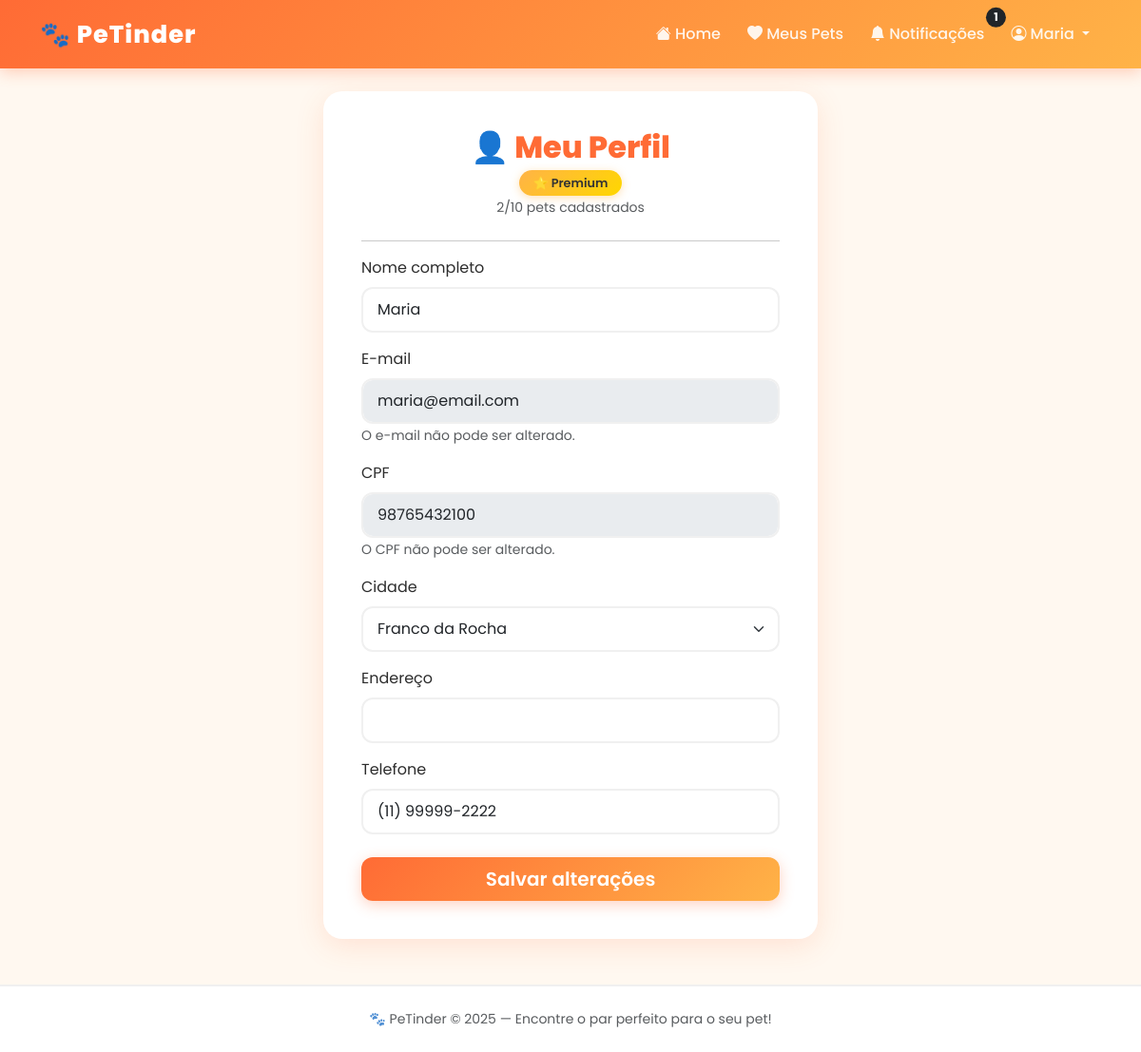
Screenshot of /perfil (signed in) with the database file from the repository.
### app/models/usuario.py (models this page shows, shortened)
class Usuario(UserMixin, db.Model):
    __tablename__ = 'usuario' # Diz ao SQL qual a tabela do banco esse modelo representa
    id = db.Column(db.Integer, primary_key=True)
    nome = db.Column(db.String(40), nullable=False)
    email = db.Column(db.String(30), unique=True, nullable=False)
    cpf = db.Column(db.String(11), nullable=False)
    endereco = db.Column(db.String(100))
    id_cidade = db.Column(db.Integer, db.ForeignKey('cidade.id'), nullable=False) # Chave estrangeira
    senha = db.Column(db.String(255), nullable=False)
    plano = db.Column(db.String(10), default='free')
    telefone = db.Column(db.String(20))
    animais = db.relationship('Animal', backref='dono', lazy=True)
    notificacoes = db.relationship('Notificacao', backref='usuario', lazy=True)
    @login_manager.user_loader # Avisa o FlaskLogin que essa a função abaixo é responsável por carregar usuários (decorador)
    def load_user(user_id): # Recebe o user_id salvo no cookie do navegador
        return Usuario.query.get(int(user_id)) # Verifica o usuário no banco pelo ID e devolve ele

### app/models/cidade.py (models this page shows, shortened)
class Cidade(db.Model):
    __tablename__ = 'cidade'
    id = db.Column(db.Integer, primary_key=True)
    nome = db.Column(db.String(60), nullable=False)
    id_estado = db.Column(db.Integer, db.ForeignKey('estado.id'), nullable=False)
    estado = db.relationship('Estado', backref='cidades', lazy=True)

### app/routes/main.py (the view, shortened to what this page needs)
@main.route('/perfil', methods=['GET', 'POST']) # GET: vizualizar, POST: salvar alterações
@login_required
def perfil():
    from app.models.cidade import Cidade
    cidades = Cidade.query.all() # Busca todas as cidades pro select do formulário de edição do perfil
    return render_template('perfil.html', cidades=cidades) # Se for só GET, só renderiza o perfil.html

### app/templates/perfil.html (shortened to what this page needs)
{% extends 'base.html' %}
{% block content %}
<div class="row justify-content-center">
    <div class="col-lg-8">
        <div class="form-container">
            <h2 class="text-center">👤 Meu Perfil</h2>
            <div class="text-center mb-4">
                {% if current_user.plano == 'free' %}
                    <span class="badge-plano-free">Plano Free</span>
                    <br>
                    <small class="text-muted mt-1 d-block">
                        {{ current_user.animais|length }}/1 pet cadastrado
                    </small>
                    <a href="{{ url_for('main.premium') }}" class="btn btn-warning btn-sm mt-2">
                        ⭐ Fazer upgrade para Premium
                    </a>
                {% else %}
                    <span class="badge-plano-premium">⭐ Premium</span>
                    <br>
                    <small class="text-muted mt-1 d-block">
                        {{ current_user.animais|length }}/10 pets cadastrados
                    </small>
                {% endif %}
            </div>
            <hr>
            <form method="POST" action="{{ url_for('main.perfil') }}">
                <div class="mb-3">
                    <label class="form-label">Nome completo</label>
                    <input type="text"
                           name="nome"
                           class="form-control"
                           value="{{ current_user.nome }}"
                           required>
                </div>
                <div class="mb-3">
                    <label class="form-label">E-mail</label>
                    <input type="email"
                           class="form-control"
                           value="{{ current_user.email }}"
                           disabled>
                    <small class="text-muted">O e-mail não pode ser alterado.</small>
                </div>
                <div class="mb-3">
                    <label class="form-label">CPF</label>
                    <input type="text"
                           class="form-control"
                           value="{{ current_user.cpf }}"
                           disabled>
                    <small class="text-muted">O CPF não pode ser alterado.</small>
                </div>
                <div class="mb-3">
                    <label class="form-label">Cidade</label>
                    <select name="id_cidade" class="form-select" required>
                        {% for cidade in cidades %}
                            <option value="{{ cidade.id }}"
                                {% if cidade.id == current_user.id_cidade %}
                                    selected
                                {% endif %}>
                                {{ cidade.nome }}
                            </option>
                        {% endfor %}
                    </select>
                </div>
                <div class="mb-3">
                    <label class="form-label">Endereço</label>
                    <input type="text"
                           name="endereco"
                           class="form-control"
                           value="{{ current_user.endereco or '' }}">
                </div>
                <div class="mb-3">
                    <label class="form-label">Telefone</label>
                    <input type="text"
                        name="telefone"
                        class="form-control"
                        value="{{ current_user.telefone or '' }}"
                        placeholder="(11) 99999-9999">
                </div>
                <div class="d-grid mt-4">
                    <button type="submit" class="btn btn-danger btn-lg">
                        Salvar alterações
                    </button>
                </div>
            </form>
        </div>
    </div>
</div>
{% endblock %}

### app/templates/base.html (shortened to what this page needs)
<!DOCTYPE html>
<html lang="pt-br">
<head>
    <link href="https://cdn.jsdelivr.net/npm/bootstrap@5.3.0/dist/css/bootstrap.min.css" rel="stylesheet">
    <link href="https://cdn.jsdelivr.net/npm/bootstrap-icons@1.10.0/font/bootstrap-icons.css" rel="stylesheet">
    <link rel="stylesheet" href="{{ url_for('static', filename='css/style.css') }}">
</head>
<body>
    <nav class="navbar navbar-expand-lg navbar-dark">
        <div class="container">
            <a class="navbar-brand" href="{{ url_for('main.home') }}">
                🐾 PeTinder
            </a>
            <div class="collapse navbar-collapse" id="navbarNav">
                <ul class="navbar-nav ms-auto align-items-center gap-1">
                    {% if current_user.is_authenticated %}
                        <li class="nav-item">
                            <a class="nav-link" href="{{ url_for('main.home') }}">
                                <i class="bi bi-house-fill"></i> Home
                            </a>
                        </li>
                        <li class="nav-item">
                            <a class="nav-link" href="{{ url_for('pets.meus_pets') }}">
                                <i class="bi bi-heart-fill"></i> Meus Pets
                            </a>
                        </li>
                        <li class="nav-item">
                            <a class="nav-link position-relative" href="{{ url_for('main.notificacoes') }}">
                                <i class="bi bi-bell-fill"></i> Notificações
                                {% set nao_lidas = current_user.notificacoes|selectattr('lida', 'equalto', 0)|list|length %}
                                {% if nao_lidas > 0 %}
                                    <span class="position-absolute top-0 start-100 translate-middle badge rounded-pill bg-dark">
                                        {{ nao_lidas }}
                                    </span>
                                {% endif %}
                            </a>
                        </li>
                        <li class="nav-item dropdown">
                            <a class="nav-link dropdown-toggle" href="#" data-bs-toggle="dropdown">
                                <i class="bi bi-person-circle"></i> {{ current_user.nome.split()[0] }}
                            </a>
                        </li>
                    {% endif %}
                </ul>
            </div>
        </div>
    </nav>
    <main class="container my-4">
        {% block content %}
        {% endblock %}
    </main>
    <footer class="text-center py-4 mt-5">
        <p class="mb-0 text-muted small">
            🐾 PeTinder &copy; 2025 — Encontre o par perfeito para o seu pet!
        </p>
    </footer>
</body>
</html>

### app/static/css/style.css (style rules this page uses)
:root { --cor-primaria: #FF6B35; --cor-secundaria: #FFB347; --cor-escura: #2D2D2D; --cor-clara: #FFF8F0; --cor-cinza: #6c757d; --sombra: 0 8px 30px rgba(255, 107, 53, 0.15); --sombra-hover: 0 15px 40px rgba(255, 107, 53, 0.3); --borda-radius: 20px; }
body { background-color: var(--cor-clara); font-family: 'Segoe UI', sans-serif; color: var(--cor-escura); }
a { text-decoration: none; }
.navbar { background: linear-gradient(135deg, var(--cor-primaria), var(--cor-secundaria)) !important; box-shadow: 0 4px 15px rgba(255, 107, 53, 0.3); padding: 12px 0; }
.navbar-brand { font-size: 1.6rem; font-weight: 800; letter-spacing: 1px; color: white !important; }
.navbar .nav-link { color: rgba(255,255,255,0.9) !important; font-weight: 500; transition: all 0.2s; border-radius: 10px; padding: 6px 12px !important; }
.form-container { max-width: 520px; margin: 0 auto; background: white; padding: 2.5rem; border-radius: var(--borda-radius); box-shadow: var(--sombra); animation: fadeInUp 0.4s ease; }
.form-container h2 { color: var(--cor-primaria); font-weight: 800; margin-bottom: 0.3rem; }
.form-control, .form-select { border-radius: 12px; border: 2px solid #f0f0f0; padding: 10px 15px; transition: all 0.2s; }
.btn-danger { background: linear-gradient(135deg, var(--cor-primaria), var(--cor-secundaria)); border: none; border-radius: 12px; font-weight: 600; transition: all 0.2s ease; box-shadow: 0 4px 15px rgba(255, 107, 53, 0.3); }
.badge-plano-premium { background: linear-gradient(135deg, #FFB347, #FFD700); color: #333; padding: 5px 15px; border-radius: 20px; font-size: 0.8rem; font-weight: 600; box-shadow: 0 2px 10px rgba(255, 179, 71, 0.4); }
footer { background: white !important; border-top: 2px solid #f0f0f0 !important; color: var(--cor-cinza); }

### app/templates/base.html (style rules this page uses)
body { font-family: 'Poppins', sans-serif; }

### rows the page displays
Usuario: nome "Maria", email "maria@email.com", cpf "98765432100", id_cidade "Franco da Rocha", telefone "(11) 99999-2222"

### other values shown
{{ nao_lidas }} "1"
{{ current_user.animais|length }} "2"
